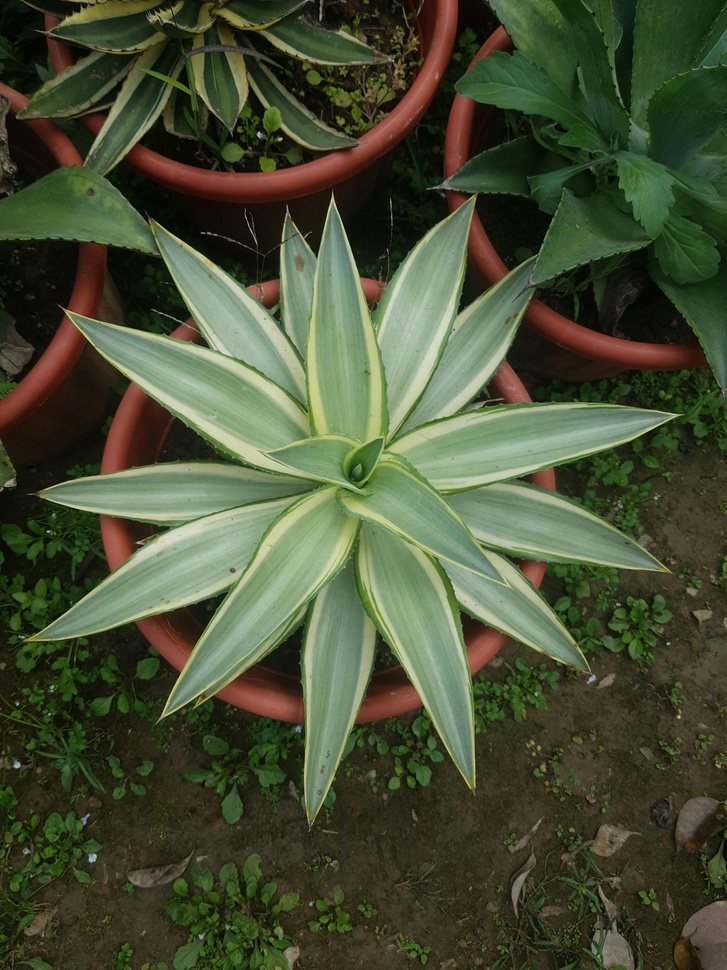
#> input picture fenotipagem-plantas/examples/imagemTeste1.jpg, 727 x 970 px, shrunk from 3024 x 4032 before the run; its folder holds only this picture in this run
$ python -i image_processor.py   (imports and definitions only)   (older library calls are emulated)
#> lines starting #> are read from the running program, lines starting #| are printed output that depends on the picture; after the words box and inside, x2 and y2 are one past the last pixel; in counts of white or black regions, pixels touching at a corner belong together
"""
Módulo de Processamento de Imagens para Fenotipagem de Plantas
Utiliza OpenCV e técnicas de visão computacional para extrair
características morfológicas
"""

# Importações
import cv2 # OpenCV (Visão Computacional)
import numpy as np # NumPy (Cálculo Numérico e Arrays)
from typing import Dict, List # Tipagem (Melhora a legibilidade e documentação)
import json # Para trabalhar com arquivos JSON
from datetime import datetime # Para registrar o timestamp

class PlantPhenotyping:
    """
    Classe para processamento de imagens e extração de características fenotípicas de plantas
    """
    def __init__(self, image_path : str):
        """
        Construtor da classe. Inicializa o processador com o caminho da imagem.
        """
#> called with image_path = '../examples/imagemTeste1.jpg'
        self.image_path = image_path
        # Carrega a imagem. cv2.imread retorna um array NumPy.
        self.original_image = cv2.imread(image_path)
#> self.original_image is the input picture: shape (970, 727, 3); mean B, G, R 52.9, 78.7, 71.5

        # Tratamento de erro: se a imagem não carregar, lança uma exceção.
        if self.original_image is None:
            raise ValueError(f"Não foi possivél processar a imagem: {image_path}")

        # Variáveis de instância (atributos) para armazenar o estado do processamento
        self.processed_image = None
        self.mask = None
        self.features = {}

    def preprocess_image(self) -> np.ndarray:
        """
        Pré-processa a imagem para melhorar a segmentação (redução de ruído).
        """
        #1. Converte de BGR (Padrão OpenCV) para RGB
        img_rgb = cv2.cvtColor(self.original_image, cv2.COLOR_BGR2RGB)

        #2. Aplicar Desfoque Gaussiano(Gaussian Blur) para reduzir ruído
        #(5,5) é o tamanho do kernel, 0 é o desvio padrão
        blurred = cv2.GaussianBlur(img_rgb, (5, 5), 0)

        self.processed_image = blurred
        return blurred

    def segment_plant(self) -> np.ndarray:
        """
        Segmenta a planta do fundo usando técnicas de segmentação por cor (HSV)
        Função que isola a planta do fundo
        """
        if self.processed_image is None:
            self.preprocess_image()

         #1. converter para HSV (Hue, Saturation, Value)
         # O HSV é melhora para isolar cores específicas(como o verde da planta)
        hsv = cv2.cvtColor(self.processed_image, cv2.COLOR_RGB2HSV)
#> hsv: shape (970, 727, 3); mean H, S, V 38.2, 112.9, 83.5

        #2. Definir o range da cor verde
        #Ester valores definem o que é considerado "verde" no espaço HSV
        lower_green = np.array([25,40,40])
        upper_green = np.array([90, 255, 255])

        #3. Criar Máscara Binária
        #Tudo que estiver no range verde se torna branco (255), o resto preto (0)
        mask = cv2.inRange(hsv, lower_green, upper_green)
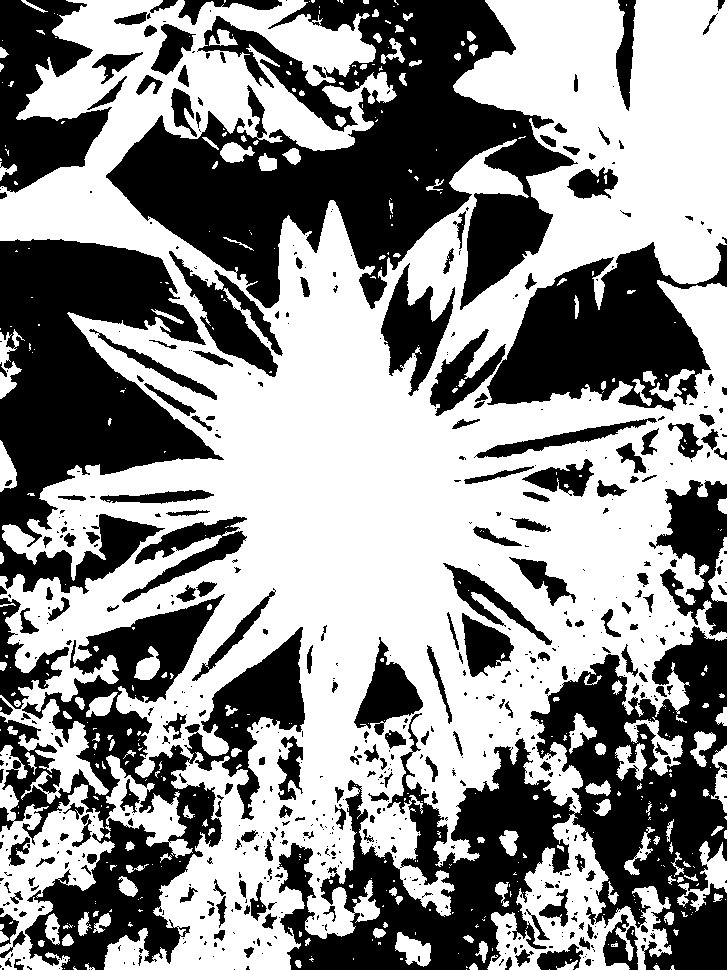
#> mask: shape (970, 727); 55.8% white; 662 black regions (439 under 20 px), largest, box (x1, y1, x2, y2) and area: (106, 0, 578, 310) 68150, (277, 626, 727, 970) 63797, (0, 239, 224, 594) 41625

        #4. Operações Morfológicas (Limpeza da Máscara)
        kernel = np.ones((5,5), np.uint8) #Cria um elemento estruturante
        #MORPH_OPEN: Fecha alguns buracos na planta (PREENCHE)
        mask = cv2.morphologyEx(mask, cv2.MORPH_CLOSE, kernel, iterations=2)
#> mask: shape (970, 727); 64.9% white; 118 black regions, largest, box (x1, y1, x2, y2) and area: (110, 0, 569, 306) 52531, (0, 240, 212, 527) 35511, (291, 748, 569, 970) 20365
        #MORPH_OPEN: Remove pequenos pontos e ruídos fora da planta
        mask = cv2.morphologyEx(mask,cv2.MORPH_OPEN, kernel, iterations=1)
#> mask: shape (970, 727); 64.3% white; 86 black regions

        #5. Isolamento do maior Contorno(Garante que só a planta seja considerada)
        contours, _ = cv2.findContours(mask, cv2.RETR_EXTERNAL, cv2.CHAIN_APPROX_SIMPLE)
#> contours = 31 contours, 5 with area under 20; largest, box (x1, y1, x2, y2) and area: (0, 0, 727, 970) 521483, (0, 329, 21, 398) 913, (395, 933, 431, 970) 816, (625, 829, 671, 875) 619, (0, 442, 17, 491) 514

        if contours:
            #Encontra o contorno com a maior area(Assumindo ser a plantla)
            largest_contour = max(contours, key = cv2.contourArea)
#> largest_contour = contour of 2724 points, box (x1, y1, x2, y2) (0, 0, 727, 970), area 521483
            #Cria uma nova mascara preta
            mask = np.zeros_like(mask)
            #Desenha apenas o maior contorno na nova mascara
            cv2.drawContours(mask, [largest_contour], -1,255,-1)
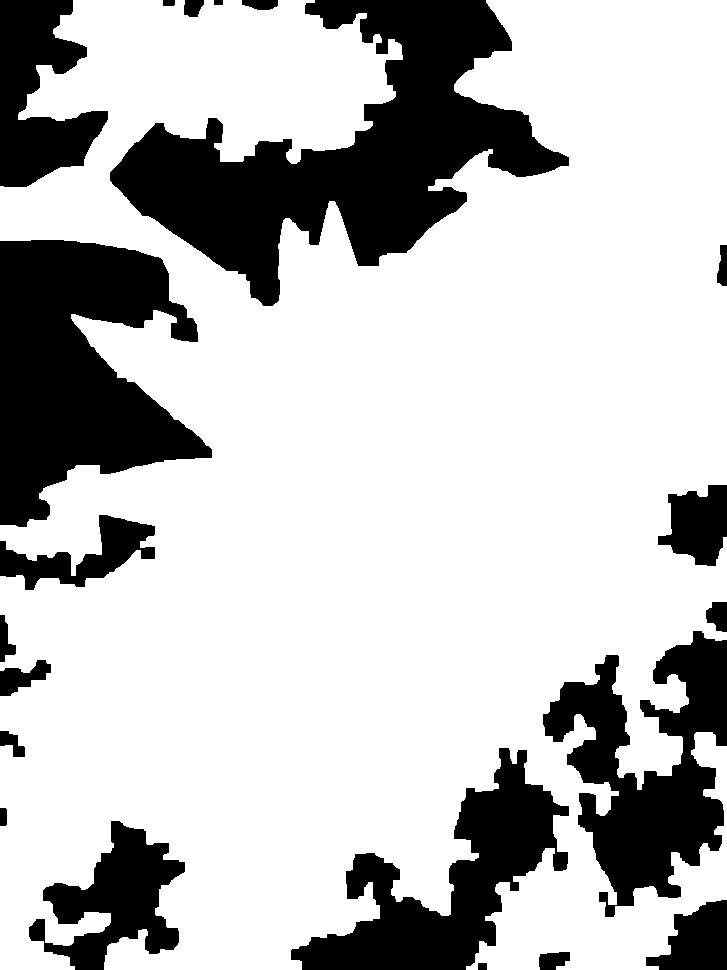
#> mask: shape (970, 727); 74.7% white; 21 black regions

            self.mask = mask
            return mask

    def extract_morphological_features(self) ->Dict:
        """
        Extrai características morfológicas (área, perímetro, forma) da planta.
        """
        if self.mask is None:
            self.segment_plant()

        features ={}

        #1. Área Foliar (contagem de pixels brancos na máscara).
        leaf_area = cv2.countNonZero(self.mask)
#> leaf_area = 526602
        features['area_foliar_pixels'] = int(leaf_area)

        #2. Perímetro, Compacidade, Dimensões, Solidez, etc.
        contours, _ = cv2.findContours(self.mask, cv2.RETR_EXTERNAL, cv2.CHAIN_APPROX_SIMPLE)
#> contours = 1 contour; box (x1, y1, x2, y2) and area: (0, 0, 727, 970) 521483

        if contours:
            largest_contour = max(contours, key=cv2.contourArea)

            #Perímetro
            perimeter = cv2.arcLength(largest_contour, True)
#> perimeter = 10964.2
            features['perimetro'] = float(perimeter)

            # Compacidade (Circularidade)
            if perimeter > 0:
                compactness = (4 * np.pi * leaf_area) / (perimeter ** 2)
#> compactness = 0.055
                features['compacidade'] = float(compactness)

            #Bounding Box (Largura e Altura)
            x, y, w, h = cv2.boundingRect(largest_contour)
#> x = 0; y = 0; w = 727; h = 970
            features['largura'] = int(w)
            features['altura'] = int(h)
            features['aspect_ratio'] = float(h / w) if w > 0 else 0

            #Solidez (Solidity)
            hull = cv2.convexHull(largest_contour)
#> hull = contour of 10 points, box (x1, y1, x2, y2) (0, 0, 727, 970), area 695752
            hull_area = cv2.contourArea(hull)
#> hull_area = 695752.5
            features["area_convexa"] = float(hull_area) #observar

            if hull_area > 0:
                solidity = leaf_area / hull_area
#> solidity = 0.757
                features['solidez'] = float(solidity)

            #Momentos de Hu (Invariantes de Forma)
            moments = cv2.moments(largest_contour)
#> moments = moments, m00 521483, centre m10/m00, m01/m00 = (378.8, 491.6)
            if moments['m00'] != 0:
                cx = int(moments["m10"] / moments["m00"]) #observar
#> cx = 378
                cy = int(moments["m01"] / moments["m00"]) #observar
#> cy = 491
                features["centro_massa_x"] = cx #observar
                features["centro_massa_y"] = cy #observar

                hu_moments = cv2.HuMoments(moments)
#> hu_moments = [0.212, 0.00488, 2.85e-05, 4.63e-05, 1.66e-09, 4.15e-07, 2.59e-10]
                for i, hu in enumerate(hu_moments):
                    features[f'hu_moment_{i +1}'] = float(hu[0])
#> this loop made 7 passes
#> hu on passes 1 to 7: [0.212], [0.00488], [2.85e-05], [4.63e-05], [1.66e-09], [4.15e-07], [2.59e-10]
#> after the loop, features = 17 items

        #3. Adicionar características de cor e textura (funções auxiliares)
        features.update(self._extract_color_features())
        features.update(self._extract_texture_features())
        features.update(self._extract_health_features()) # NOVO: Adiciona features de saúde

        self.features = features
        return features


    #Funções Privadas
    def _extract_health_features(self) -> Dict:
        """
        Calcula a área afetada (não-verde) da planta e a porcentagem de área saudável.
        """
        if self.mask is None or self.processed_image is None: return {}

        health_features = {}

        # 1. Área Total da Planta (Saudável + Afetada)
        # Para simplificar, vamos considerar a área total do contorno (hull_area)
        # ou a área da bounding box. Usaremos a área do contorno para ser mais preciso.

        # Recalcula a área do contorno (hull_area)
        contours, _ = cv2.findContours(self.mask, cv2.RETR_EXTERNAL, cv2.CHAIN_APPROX_SIMPLE)
        if not contours:
            return health_features

        largest_contour = max(contours, key=cv2.contourArea)
        hull = cv2.convexHull(largest_contour)
        hull_area = cv2.contourArea(hull)

        # Área Foliar Saudável (já calculada em extract_morphological_features)
        leaf_area_healthy = cv2.countNonZero(self.mask)

        # 2. Área Afetada (Área Total - Área Saudável)
        # Nota: Isso é uma simplificação. O ideal seria segmentar áreas marrons/amarelas.
        # Aqui, estamos usando a diferença entre a área convexa e a área foliar.
        area_afetada_pixels = hull_area - leaf_area_healthy

        # Garante que a área afetada não seja negativa
        area_afetada_pixels = max(0, area_afetada_pixels)

        # 3. Porcentagem de Área Saudável
        if hull_area > 0:
            porcentagem_saudavel = (leaf_area_healthy / hull_area) * 100
            porcentagem_afetada = 100 - porcentagem_saudavel
        else:
            porcentagem_saudavel = 0
            porcentagem_afetada = 0

        health_features['area_afetada_pixels'] = int(area_afetada_pixels)
        health_features['porcentagem_area_saudavel'] = float(porcentagem_saudavel)
        health_features['porcentagem_area_afetada'] = float(porcentagem_afetada)

        return health_features

    def _extract_color_features(self) -> Dict:
        """
        Extrai características de cor, incluindo índices de vegetação (ExG, VARI).
        """
        # ... (código para extrair médias RGB, HSV e calcular ExG e VARI)
        # O código completo está no arquivo final, mas o conceito é:
        # 1. Aplicar a máscara na imagem original para isolar a cor da planta.
        # 2. Calcular a média e o desvio padrão de cada canal de cor (R, G, B).
        # 3. Aplicar as fórmulas dos índices de vegetação (ExG = 2G - R - B, etc.).

        # ... (código de verificação e máscara)
        if self.mask is None or self.processed_image is None: return {}
        masked_image = cv2.bitwise_and(self.processed_image,self.processed_image, mask=self.mask)
        hsv = cv2.cvtColor(masked_image, cv2.COLOR_RGB2HSV)
#> hsv: shape (970, 727, 3); mean H, S, V 32.1, 79.2, 70.1
        color_features = {}

        # Estatísticas RGB (Média e Desvio Padrão)
        for i, channel_name in enumerate(["R", "G", "B"]):
            channel = self.processed_image[:,:,i]
            masked_channel = channel[self.mask > 0]
            if len(masked_channel) > 0:
                color_features[f"mean_{channel_name}"] = float(np.mean(masked_channel))
                color_features[f"std_{channel_name}"] = float(np.std(masked_channel))
#> after the loop, color_features = {'mean_R': 78.29, 'std_R': 49.27, 'mean_G': 91.66, 'std_G': 54.03, 'mean_B': 61.83, 'std_B': 48.54}

        # Cálculo dos Índices de Vegetação
        masked_r = self.processed_image[:, :, 0][self.mask > 0]
        masked_g = self.processed_image[:, :, 1][self.mask > 0]
        masked_b = self.processed_image[:, :, 2][self.mask > 0]

        if len(masked_r) > 0:
            # ExG (Excess Green Index): 2G - R - B
            # Alto valor indica planta mais verde e saudável
            exg = 2 * masked_g.astype(float) - masked_r.astype(float) - masked_b.astype(float)
            color_features["excess_green_index"] = float(np.mean(exg))

            # VARI (Visible Atmospherically Resistant Index)
            # Outro índice de vigor, menos sensível a variações de luz
            denominator = masked_g.astype(float) + masked_r.astype(float) - masked_b.astype(float)
            vari = np.divide(masked_g.astype(float) - masked_r.astype(float), denominator, out=np.zeros_like(denominator,dtype=float), where=denominator!=0)
            color_features["vari_index"] = float(np.mean(vari))
        return color_features


    def _extract_texture_features(self) -> Dict:
        """
        Extrai características de textura usando gradientes (Sobel).
        """
        # ... (código para calcular gradientes e variância Laplaciana)
        # O conceito é:
        # 1. Converter a imagem para escala de cinza.
        # 2. Aplicar filtros de borda (Sobel, Laplacian) para medir a variação de intensidade.
        # 3. Valores altos indicam textura complexa (nervuras, rugosidade).
        if self.mask is None or self.processed_image is None: return {}

        # Converte para escala de cinza e aplica a máscara
        gray = cv2.cvtColor(self.processed_image, cv2.COLOR_RGB2GRAY)
        masked_gray = cv2.bitwise_and(gray, gray, mask=self.mask)
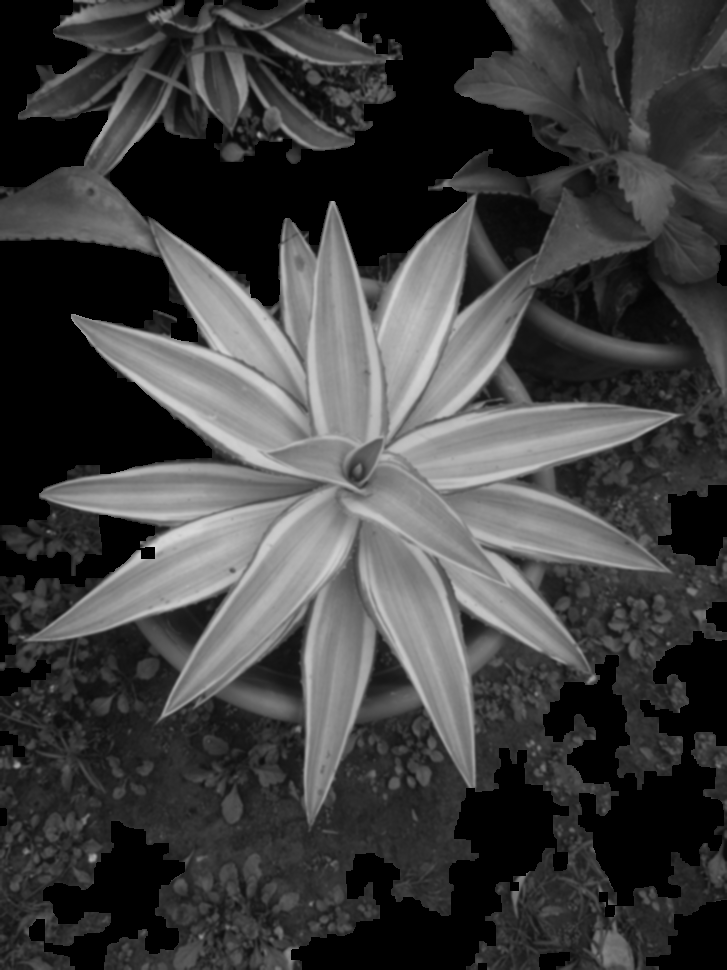
#> masked_gray: shape (970, 727); min 0, max 216, mean 62.9
        texture_features = {}

        # Sobel (Gradiente): Detecta a taxa de mudança de intensidade (bordas)
        sobelx = cv2.Sobel(masked_gray, cv2.CV_64F, 1, 0, ksize=3) # Gradiente na direção X
        sobely = cv2.Sobel(masked_gray, cv2.CV_64F, 0, 1, ksize=3) # Gradiente na direção Y
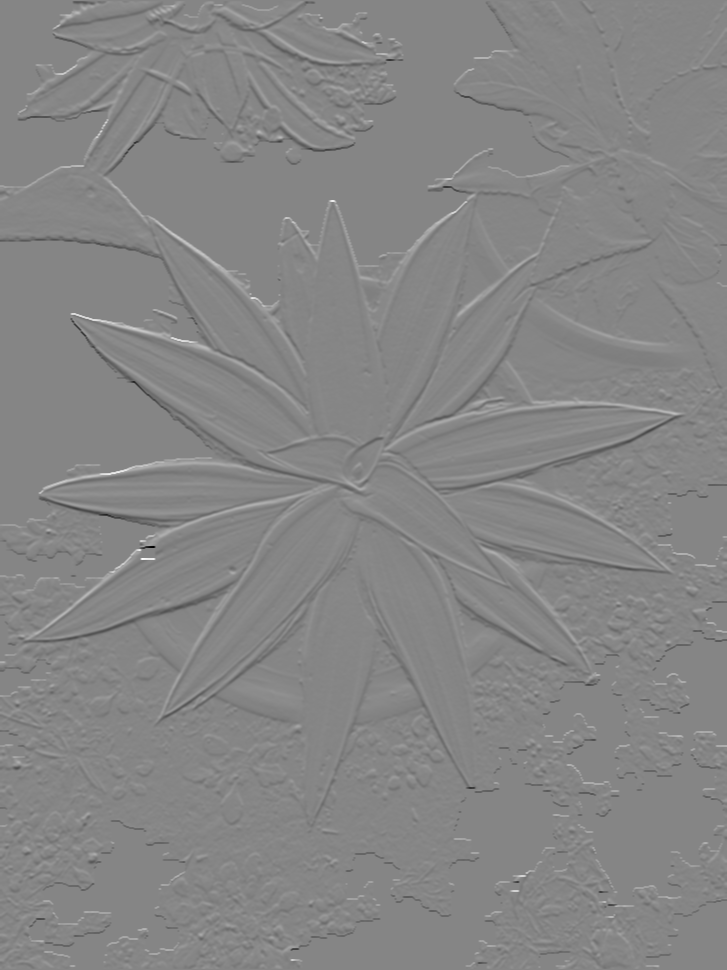
#> sobely: shape (970, 727) float64; min -840, max 759, mean 0; drawn with min black and max white

        # Magnitude do Gradiente: Combina X e Y para ter a força total da borda
        gradient_magnitude = np.sqrt(sobelx**2 + sobely**2)
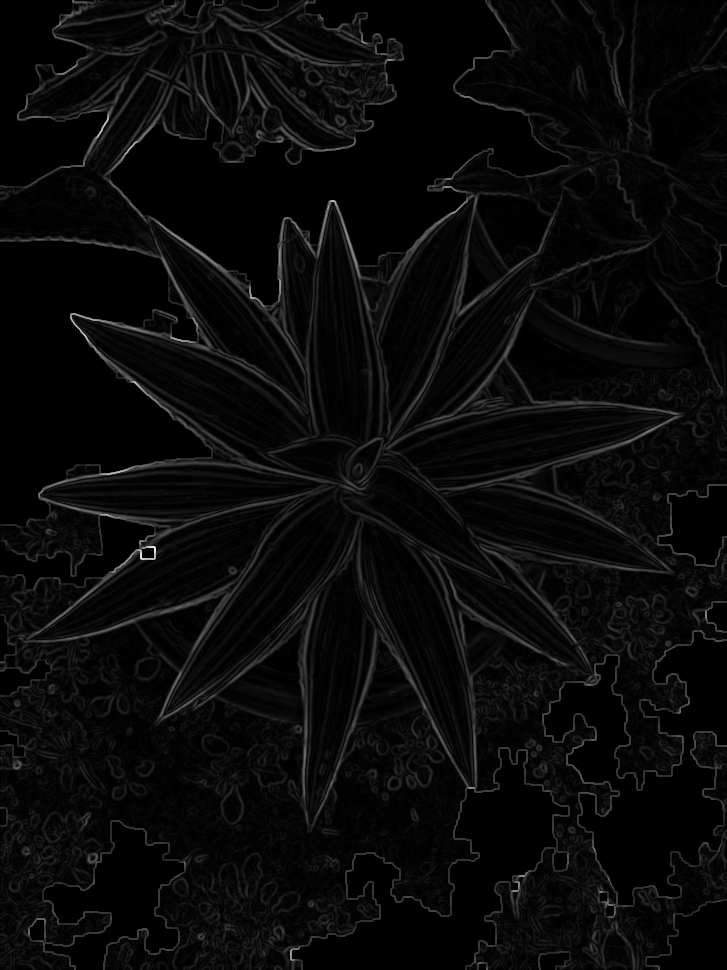
#> gradient_magnitude: shape (970, 727) float64; min 0, max 895.2, mean 34.8; drawn with min black and max white
        masked_gradient = gradient_magnitude[self.mask > 0]

        if len(masked_gradient) > 0:
            texture_features["gradient_mean"] = float(np.mean(masked_gradient))
            texture_features["gradient_std"] = float(np.std(masked_gradient))

        # Laplaciano: Mede a variação de segunda ordem (nitidez/rugosidade)""
        laplacian = cv2.Laplacian(masked_gray, cv2.CV_64F)
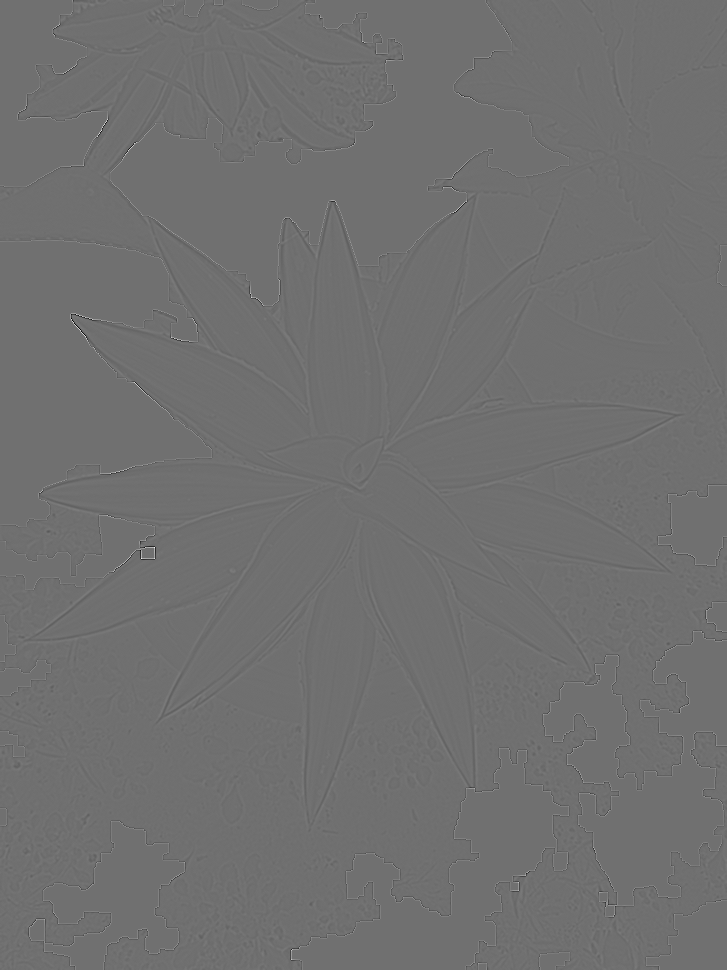
#> laplacian: shape (970, 727) float64; min -331, max 422, mean 0; drawn with min black and max white
        masked_laplacian = laplacian[self.mask > 0]

        if len(masked_laplacian) > 0:
            texture_features['laplacian_variance'] = float(np.var(masked_laplacian))

        return texture_features


    #Funções de Saída e Pipeline Completo
    # [75 lines left out: functions save_visualization, save_features_json, process_complete, batch_process, not called in this run]

>>> result = PlantPhenotyping('../examples/imagemTeste1.jpg').extract_morphological_features()
#> in _extract_health_features, `hull_area = cv2.contourArea(hull)`: hull_area = 695752.5
#> in _extract_health_features, `leaf_area_healthy = cv2.countNonZero(self.mask)`: leaf_area_healthy = 526602
#> in _extract_health_features, `area_afetada_pixels = hull_area - leaf_area_healthy`: area_afetada_pixels = 169150.5
#> in _extract_health_features, `porcentagem_saudavel = (leaf_area_healthy / hull_area) * 100`: porcentagem_saudavel = 75.69
#> in _extract_health_features, `porcentagem_afetada = 100 - porcentagem_saudavel`: porcentagem_afetada = 24.31
#> in extract_morphological_features, `self.features = features`: self.features = 31 items
#> result = 31 items
